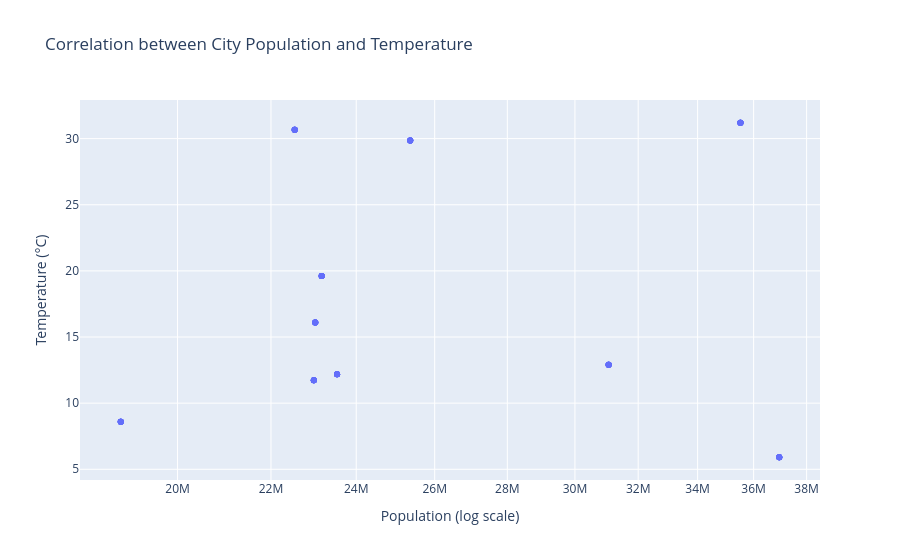

Notebook code for this chart:
### Code cell
# making more dynamic plot
import plotly.express as px

fig = px.scatter(
    df,
    x="Population",
    y="Temperature (°C)",
    log_x=True,  # Log scale for Population
    title="Correlation between City Population and Temperature",
    labels={"Population": "Population (log scale)", "Temperature (°C)": "Temperature (°C)"},
    hover_name="City",  # Optional: If you have a 'City' column to hover over
)

fig

### Figure 1 — Plotly figure (JSON) as saved in the notebook; plotly's stock layout.template omitted (floating-point values rounded to 4 significant figures)
{"data": [{"hovertemplate": "<b>%{hovertext}</b><br><br>Population (log scale)=%{x}<br>Temperature (°C)=%{y}<extra></extra>", "hovertext": ["Tokyo", "Tokyo", "Tokyo", "Delhi", "Delhi", "Delhi", "Shanghai", "Shanghai", "Shanghai", "Dhaka", "Dhaka", "Dhaka", "Cairo", "Cairo", "Cairo", "Sao Paulo", "Sao Paulo", "Sao Paulo", "Mexico City", "Mexico City", "Mexico City", "Beijing", "Beijing", "Beijing", "Mumbai", "Mumbai", "Mumbai", "Osaka", "Osaka", "Osaka", "Tokyo", "Tokyo", "Tokyo", "Delhi", "Delhi", "Delhi", "Shanghai", "Shanghai", "Shanghai", "Dhaka", "Dhaka", "Dhaka", "Cairo", "Cairo", "Cairo", "Sao Paulo", "Sao Paulo", "Sao Paulo", "Mexico City", "Mexico City", "Mexico City", "Beijing", "Beijing", "Beijing", "Mumbai", "Mumbai", "Mumbai", "Osaka", "Osaka", "Osaka", "Tokyo", "Tokyo", "Tokyo", "Delhi", "Delhi", "Delhi", "Shanghai", "Shanghai", "Shanghai", "Dhaka", "Dhaka", "Dhaka", "Cairo", "Cairo", "Cairo", "Sao Paulo", "Sao Paulo", "Sao Paulo", "Mexico City", "Mexico City", "Mexico City", "Beijing", "Beijing", "Beijing", "Mumbai", "Mumbai", "Mumbai", "Osaka", "Osaka", "Osaka"], "legendgroup": "", "marker": {"color": "#636efa", "symbol": "circle"}, "mode": "markers", "name": "", "orientation": "v", "showlegend": false, "type": "scatter", "x": [36953600, 36953600, 36953600, 35518400, 35518400, 35518400, 31049800, 31049800, 31049800, 25359100, 25359100, 25359100, 23534600, 23534600, 23534600, 23168700, 23168700, 23168700, 23016800, 23016800, 23016800, 22983400, 22983400, 22983400, 22539300, 22539300, 22539300, 18873900, 18873900, 18873900, 36953600, 36953600, 36953600, 35518400, 35518400, 35518400, 31049800, 31049800, 31049800, 25359100, 25359100, 25359100, 23534600, 23534600, 23534600, 23168700, 23168700, 23168700, 23016800, 23016800, 23016800, 22983400, 22983400, 22983400, 22539300, 22539300, 22539300, 18873900, 18873900, 18873900, 36953600, 36953600, 36953600, 35518400, 35518400, 35518400, 31049800, 31049800, 31049800, 25359100, 25359100, 25359100, 23534600, 23534600, 23534600, 23168700, 23168700, 23168700, 23016800, 23016800, 23016800, 22983400, 22983400, 22983400, 22539300, 22539300, 22539300, 18873900, 18873900, 18873900], "xaxis": "x", "y": [5.91, 5.91, 5.91, 31.2, 31.2, 31.2, 12.9, 12.9, 12.9, 29.85, 29.85, 29.85, 12.18, 12.18, 12.18, 19.61, 19.61, 19.61, 16.1, 16.1, 16.1, 11.74, 11.74, 11.74, 30.68, 30.68, 30.68, 8.6, 8.6, 8.6, 5.91, 5.91, 5.91, 31.2, 31.2, 31.2, 12.9, 12.9, 12.9, 29.85, 29.85, 29.85, 12.18, 12.18, 12.18, 19.61, 19.61, 19.61, 16.1, 16.1, 16.1, 11.74, 11.74, 11.74, 30.68, 30.68, 30.68, 8.6, 8.6, 8.6, 5.91, 5.91, 5.91, 31.2, 31.2, 31.2, 12.9, 12.9, 12.9, 29.85, 29.85, 29.85, 12.18, 12.18, 12.18, 19.61, 19.61, 19.61, 16.1, 16.1, 16.1, 11.74, 11.74, 11.74, 30.68, 30.68, 30.68, 8.6, 8.6, 8.6], "yaxis": "y"}], "layout": {"legend": {"tracegroupgap": 0}, "title": {"text": "Correlation between City Population and Temperature"}, "xaxis": {"anchor": "y", "domain": [0, 1], "title": {"text": "Population (log scale)"}, "type": "log"}, "yaxis": {"anchor": "x", "domain": [0, 1], "title": {"text": "Temperature (°C)"}}}}
